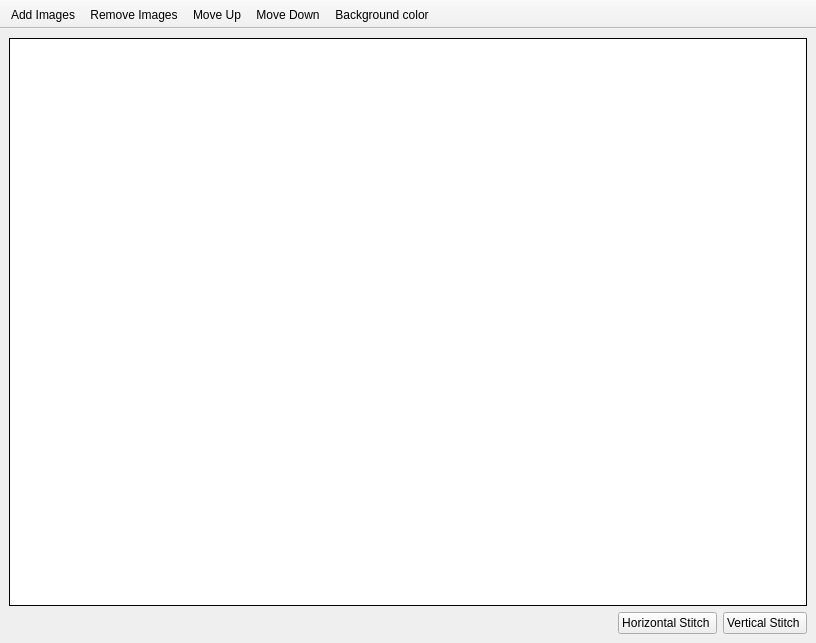
<?xml version="1.0" encoding="UTF-8"?>
<ui version="4.0">
 <class>QuickStitchWindow</class>
 <widget class="QMainWindow" name="QuickStitchWindow">
  <property name="geometry">
   <rect>
    <x>0</x>
    <y>0</y>
    <width>816</width>
    <height>643</height>
   </rect>
  </property>
  <property name="minimumSize">
   <size>
    <width>816</width>
    <height>643</height>
   </size>
  </property>
  <property name="contextMenuPolicy">
   <enum>Qt::NoContextMenu</enum>
  </property>
  <property name="windowTitle">
   <string>Quick Stitch</string>
  </property>
  <widget class="QWidget" name="centralwidget">
   <layout class="QVBoxLayout" name="verticalLayout">
    <item>
     <widget class="QListWidget" name="imageListWidget">
      <property name="frameShape">
       <enum>QFrame::Box</enum>
      </property>
      <property name="frameShadow">
       <enum>QFrame::Plain</enum>
      </property>
      <property name="dragEnabled">
       <bool>false</bool>
      </property>
      <property name="dragDropMode">
       <enum>QAbstractItemView::NoDragDrop</enum>
      </property>
      <property name="defaultDropAction">
       <enum>Qt::CopyAction</enum>
      </property>
      <property name="alternatingRowColors">
       <bool>false</bool>
      </property>
      <property name="selectionMode">
       <enum>QAbstractItemView::SingleSelection</enum>
      </property>
      <property name="iconSize">
       <size>
        <width>100</width>
        <height>100</height>
       </size>
      </property>
      <property name="movement">
       <enum>QListView::Static</enum>
      </property>
      <property name="flow">
       <enum>QListView::TopToBottom</enum>
      </property>
      <property name="resizeMode">
       <enum>QListView::Adjust</enum>
      </property>
      <property name="viewMode">
       <enum>QListView::ListMode</enum>
      </property>
      <property name="uniformItemSizes">
       <bool>true</bool>
      </property>
      <property name="selectionRectVisible">
       <bool>true</bool>
      </property>
     </widget>
    </item>
    <item>
     <layout class="QHBoxLayout" name="horizontalLayout">
      <item>
       <spacer name="horizontalSpacer">
        <property name="orientation">
         <enum>Qt::Horizontal</enum>
        </property>
        <property name="sizeHint" stdset="0">
         <size>
          <width>40</width>
          <height>20</height>
         </size>
        </property>
       </spacer>
      </item>
      <item>
       <widget class="QPushButton" name="hStitchButton">
        <property name="text">
         <string>Horizontal Stitch </string>
        </property>
       </widget>
      </item>
      <item>
       <widget class="QPushButton" name="vStitchButton">
        <property name="text">
         <string>Vertical Stitch </string>
        </property>
       </widget>
      </item>
     </layout>
    </item>
   </layout>
  </widget>
  <widget class="QToolBar" name="toolBar">
   <property name="minimumSize">
    <size>
     <width>0</width>
     <height>0</height>
    </size>
   </property>
   <property name="contextMenuPolicy">
    <enum>Qt::NoContextMenu</enum>
   </property>
   <property name="windowTitle">
    <string>optionMenu</string>
   </property>
   <property name="movable">
    <bool>false</bool>
   </property>
   <property name="allowedAreas">
    <set>Qt::TopToolBarArea</set>
   </property>
   <property name="iconSize">
    <size>
     <width>22</width>
     <height>40</height>
    </size>
   </property>
   <property name="toolButtonStyle">
    <enum>Qt::ToolButtonTextUnderIcon</enum>
   </property>
   <property name="floatable">
    <bool>false</bool>
   </property>
   <attribute name="toolBarArea">
    <enum>TopToolBarArea</enum>
   </attribute>
   <attribute name="toolBarBreak">
    <bool>false</bool>
   </attribute>
   <addaction name="actionAddImages"/>
   <addaction name="actionRemoveImages"/>
   <addaction name="actionMoveUp"/>
   <addaction name="actionMoveDown"/>
   <addaction name="actionBackground_color"/>
  </widget>
  <action name="actionAddImages">
   <property name="text">
    <string>Add Images</string>
   </property>
   <property name="toolTip">
    <string>add multiple images to list</string>
   </property>
  </action>
  <action name="actionRemoveImages">
   <property name="text">
    <string>Remove Images</string>
   </property>
   <property name="toolTip">
    <string>remove images</string>
   </property>
  </action>
  <action name="actionMoveUp">
   <property name="text">
    <string>Move Up</string>
   </property>
   <property name="toolTip">
    <string>move selected image to up</string>
   </property>
  </action>
  <action name="actionMoveDown">
   <property name="text">
    <string>Move Down</string>
   </property>
   <property name="toolTip">
    <string>move selecetd image to down</string>
   </property>
  </action>
  <action name="actionBackground_color">
   <property name="text">
    <string>Background color</string>
   </property>
  </action>
 </widget>
 <resources/>
 <connections/>
</ui>
